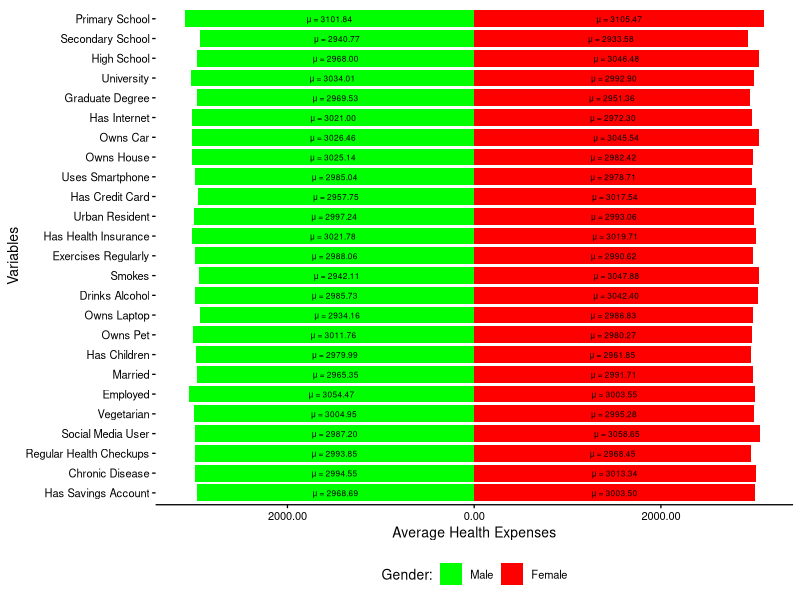

Write R code to recreate this figure.
#===============================================================================
# Author : Abdulbaki Bilgic
# Topic  : Group-wise averaging of target variables
#===============================================================================
rm(list=ls()); cat("\f"); graphics.off()
#===============================================================================
# Required Libraries:
library(dplyr)
library(ggplot2)
library(purrr)
#===============================================================================
# Pyramid Plot Function:
pyramid_plot_by_group <- function(data, group_vars, main_var, split_var, 
                                  split_labels   = c("Group1", "Group2"),
                                  feature_labels = NULL,
                                  colors         = c("Group1" = "#4C9BE8",             
                                                     "Group2" = "#1B4F72")) {           
  
  vars_exist <- c(group_vars, main_var, split_var) %in% names(data)
  if (!all(vars_exist)) {
    stop("Some specified variables do not exist in the data.")
  }
  
  if (is.null(feature_labels)) {
    feature_labels <- setNames(group_vars, group_vars)
  }
  
  results <- map_dfr(group_vars, function(var) {
    data %>%
      mutate(
        Split = case_when(
          !!sym(split_var) == 1 ~ split_labels[1],
          !!sym(split_var) == 0 ~ split_labels[2],
          TRUE ~ NA_character_
        )
      ) %>%
      filter(!is.na(Split)) %>%
      group_by(Split, Group = !!sym(var)) %>%
      summarise(
        MeanValue = mean(!!sym(main_var), na.rm = TRUE),
        .groups   = "drop"
      ) %>%
      filter(Group == 1) %>%
      mutate(Variable = feature_labels[[var]]) %>%
      dplyr::select(Variable, Split, MeanValue)
  })
  
  results_ordered <- results %>%
    mutate(Variable = factor(Variable, 
                             levels = feature_labels[group_vars],
                             labels = feature_labels[group_vars])) %>%
    filter(!is.na(Variable))
  
  plot_data <- results_ordered %>%
    mutate(Value = ifelse(Split == split_labels[1], 
                          -MeanValue, MeanValue))
  
  ggplot(plot_data, aes(x = Variable, y = Value, fill = Split)) +
    geom_bar(stat = "identity", position = "identity", width = 0.85) +
    geom_text(aes(label = sprintf("μ = %.2f", abs(MeanValue))),
              position  = position_stack(vjust = 0.5), size = 2.1) +
    coord_flip() +
    scale_y_continuous(labels = function(x) sprintf("%.2f", abs(x))) +
    scale_x_discrete(limits   = rev(levels(plot_data$Variable))) +
    scale_fill_manual(values  = colors, breaks = split_labels) +
    labs(
      x    = "Variables",
      y    = sprintf("Average %s", gsub("([a-z])([A-Z])", "\\1 \\2", main_var)),
      fill = paste0(split_var, ":")
    ) +
    theme_minimal(base_size = 10) +
    theme(
      legend.position = "bottom",
      panel.grid.major = element_blank(),
      panel.grid.minor = element_blank(),
      axis.line.x      = element_line(color = "black"),
      axis.text.y      = element_text(size = 8, color = "black"),
      axis.text.x      = element_text(color = "black"),
      axis.ticks       = element_line(color = "black"),
      panel.background = element_blank(),
      plot.background  = element_blank()
    )
}
#===============================================================================
# Pseudo (Synthetic) Data Generation
set.seed(123)

# Number of observations:
n <- 2500

# Main variables:
dta1a <- data.frame(
  Gender          = sample(0:1, n, replace = TRUE),      # 0 = Female, 1 = Male
  HealthExpenses  = rnorm(n, mean = 3000, sd = 1000),    # Dependent variable
  SchoolClass     = sample(c("Primary", "Secondary", "HighSchool", 
                             "University", "Graduate"), 
                           n, replace = TRUE, 
                           prob = c(0.15, 0.25, 0.25, 0.25, 0.10))  # Education level
)
#===============================================================================
# Create separate binary variables for each education level:
#===============================================================================
dta1a <- dta1a %>%
  mutate(
    IsPrimary     = ifelse(SchoolClass == "Primary", 1, 0),
    IsSecondary   = ifelse(SchoolClass == "Secondary", 1, 0),
    IsHighSchool  = ifelse(SchoolClass == "HighSchool", 1, 0),
    IsUniversity  = ifelse(SchoolClass == "University", 1, 0),
    IsGraduate    = ifelse(SchoolClass == "Graduate", 1, 0)
  )
#===============================================================================
# Add additional socioeconomic binary variables:
#===============================================================================
extra_vars <- data.frame(
  HasInternet       = sample(0:1, n, replace = TRUE),
  OwnsCar           = sample(0:1, n, replace = TRUE),
  OwnsHouse         = sample(0:1, n, replace = TRUE),
  UsesSmartphone    = sample(0:1, n, replace = TRUE),
  HasCreditCard     = sample(0:1, n, replace = TRUE),
  UrbanResident     = sample(0:1, n, replace = TRUE),
  HasInsurance      = sample(0:1, n, replace = TRUE),
  ExercisesRegularly= sample(0:1, n, replace = TRUE),
  Smokes            = sample(0:1, n, replace = TRUE),
  DrinksAlcohol     = sample(0:1, n, replace = TRUE),
  OwnsLaptop        = sample(0:1, n, replace = TRUE),
  OwnsPet           = sample(0:1, n, replace = TRUE),
  HasChildren       = sample(0:1, n, replace = TRUE),
  Married           = sample(0:1, n, replace = TRUE),
  Employed          = sample(0:1, n, replace = TRUE),
  Vegetarian        = sample(0:1, n, replace = TRUE),
  SocialMediaUser   = sample(0:1, n, replace = TRUE),
  RegularCheckups   = sample(0:1, n, replace = TRUE),
  ChronicDisease    = sample(0:1, n, replace = TRUE),
  HasSavingsAccount = sample(0:1, n, replace = TRUE)
)

# Combine datasets
dta1a <- bind_cols(dta1a, extra_vars)

#===============================================================================
# List of all binary grouping variables (zx):
#===============================================================================
zx <- c("IsPrimary", "IsSecondary", "IsHighSchool", "IsUniversity", "IsGraduate",
        "HasInternet", "OwnsCar", "OwnsHouse", "UsesSmartphone", "HasCreditCard", 
        "UrbanResident", "HasInsurance", "ExercisesRegularly", "Smokes", "DrinksAlcohol",
        "OwnsLaptop", "OwnsPet", "HasChildren", "Married", "Employed", "Vegetarian",
        "SocialMediaUser", "RegularCheckups", "ChronicDisease", "HasSavingsAccount")

#===============================================================================
# Human-readable feature labels:
#===============================================================================
feature_labels <- c(
  "IsPrimary"         = "Primary School",
  "IsSecondary"       = "Secondary School",
  "IsHighSchool"      = "High School",
  "IsUniversity"      = "University",
  "IsGraduate"        = "Graduate Degree",
  "HasInternet"       = "Has Internet",
  "OwnsCar"           = "Owns Car",
  "OwnsHouse"         = "Owns House",
  "UsesSmartphone"    = "Uses Smartphone",
  "HasCreditCard"     = "Has Credit Card",
  "UrbanResident"     = "Urban Resident",
  "HasInsurance"      = "Has Health Insurance",
  "ExercisesRegularly"= "Exercises Regularly",
  "Smokes"            = "Smokes",
  "DrinksAlcohol"     = "Drinks Alcohol",
  "OwnsLaptop"        = "Owns Laptop",
  "OwnsPet"           = "Owns Pet",
  "HasChildren"       = "Has Children",
  "Married"           = "Married",
  "Employed"          = "Employed",
  "Vegetarian"        = "Vegetarian",
  "SocialMediaUser"   = "Social Media User",
  "RegularCheckups"   = "Regular Health Checkups",
  "ChronicDisease"    = "Chronic Disease",
  "HasSavingsAccount" = "Has Savings Account"
)
#===============================================================================
# Data preview:
#===============================================================================
head(dta1a[, c("Gender", "HealthExpenses", "SchoolClass",
               "IsPrimary", "IsUniversity", "IsGraduate")])

#===============================================================================
# Function Call:
#===============================================================================
pyramid_plot_by_group(
  data           = dta1a,
  group_vars     = zx,
  main_var       = "HealthExpenses",
  split_var      = "Gender",
  split_labels   = c("Male", "Female"),
  feature_labels = feature_labels,
  colors         = c("Male" = "green", "Female" = "red")
)
#===============================================================================

